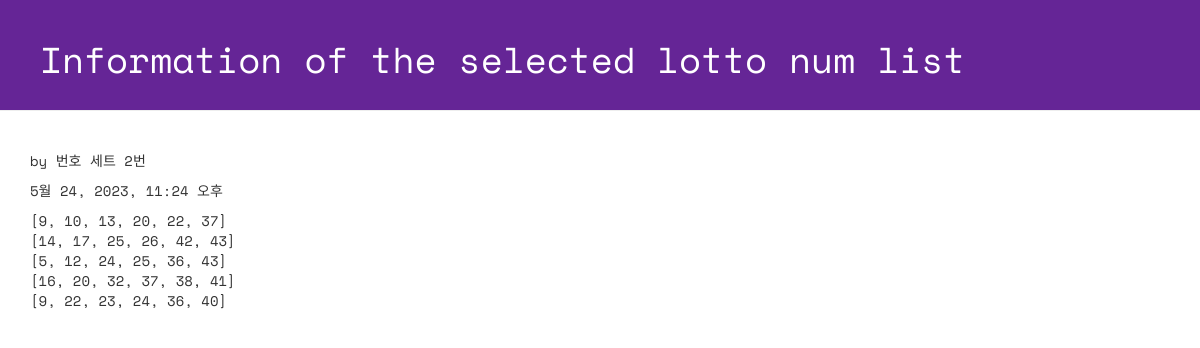
Page /lotto/2/detail/ on the committed database.
### lotto/models.py (models this page shows, shortened)
class GuessNumbers(models.Model):
    name = models.CharField(max_length=24) # 로또 번호 리스트의 이름
    text = models.CharField(max_length=255) # 로또 번호 리스트에 대한 설명
    lottos = models.CharField(max_length=255, default='[1, 2, 3, 4, 5, 6]') # 로또 번호들이 담길 str
    num_lotto = models.IntegerField(default=5) # 6개 번호 set의 갯수
    update_date = models.DateTimeField()

### lotto/views.py (the view)
# urls.py: path('lotto/<int:lottokey>/detail/', views.detail, name='detail'),
def detail(request, lottokey):
    lotto = GuessNumbers.objects.get(id=lottokey)
    return render(request,'lotto/detail.html',{'lotto':lotto})

### lotto/templates/lotto/detail.html (shortened to what this page needs)
<!DOCTYPE html>
{% load static %}
<html lang="ko">
<head>
  <link rel="stylesheet" href="//maxcdn.bootstrapcdn.com/bootstrap/3.2.0/css/bootstrap.min.css">
  <link rel="stylesheet" href="//maxcdn.bootstrapcdn.com/bootstrap/3.2.0/css/bootstrap-theme.min.css">
  <link rel="stylesheet" href="{% static 'css/lotto.css'%}">
</head>
<body>
  <div class="page-header">
    <h1>Information of the selected lotto num list</h1>
  </div>
  <div class="container lotto">
    <p> by {{ lotto.name }}</p>
    <p> {{ lotto.update_date }}</p>
    <p> {{ lotto.lottos | linebreaksbr }}</p>
  </div>
</body>
</html>

### lotto/static/css/lotto.css (style rules this page uses)
.page-header { background-color: #652596; margin-top: 0; padding: 20px 20px 20px 40px; font-family: 'Space Mono', monospace; }
.page-header h1 { color: #FFFFFF; }
.container { font-family: 'Space Mono', monospace; }

### rows in the picture
GuessNumbers: name "번호 세트 2번", update_date "5월 24, 2023, 11:24 오후", lottos "[9, 10, 13, 20, 22, 37] [14, 17, 25, 26, 42, 43] [5, 12, 24, 25, 36, 43] [16, 20, 32, 37, 38, 41] [9, 22, 23, 24, 36, 40]"
